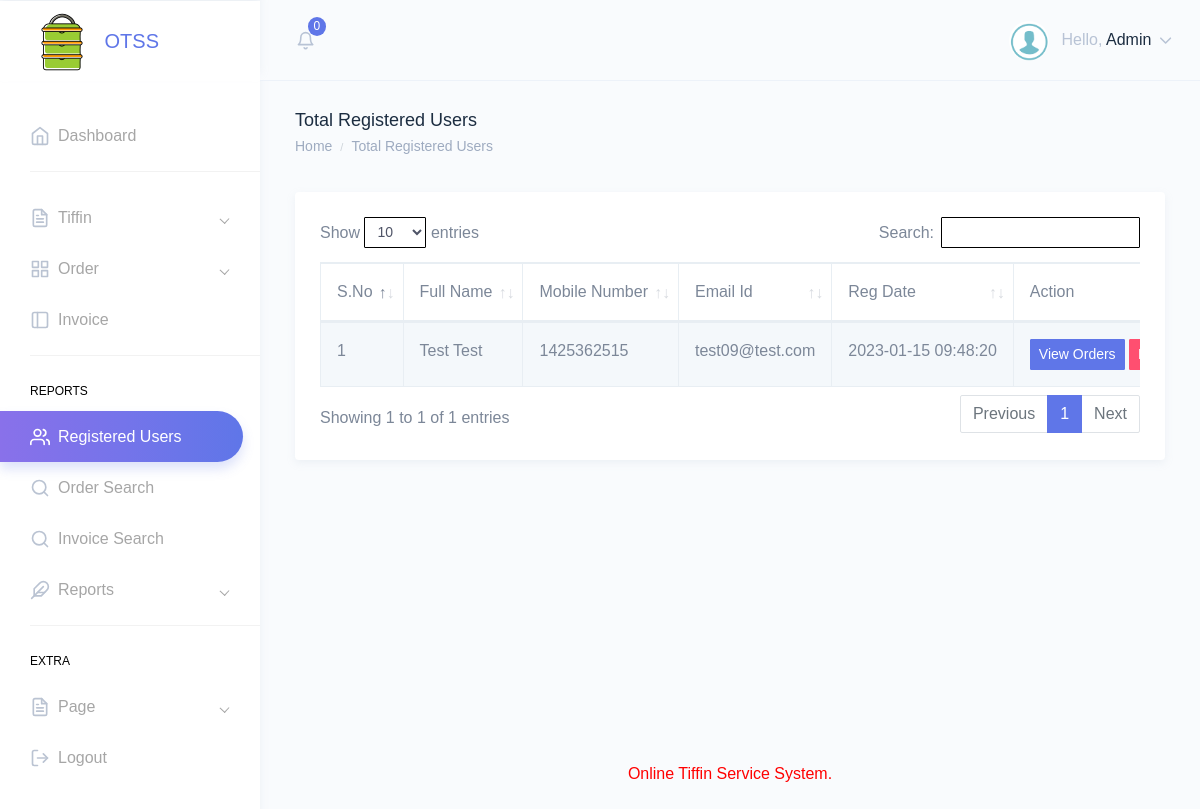
The page /otss/admin/registered-users.php (signed in) on the database its author committed.
### tables this page shows
CREATE TABLE `tbluser` (
  `ID` int(10) NOT NULL,
  `FullName` varchar(200) DEFAULT NULL,
  `MobileNumber` bigint(10) DEFAULT NULL,
  `Email` varchar(200) DEFAULT NULL,
  `Password` varchar(200) DEFAULT NULL,
  `RegDate` timestamp NULL DEFAULT current_timestamp()
);

### otss/admin/registered-users.php (the view, shortened to what this page needs)
<?php
include('includes/dbconnection.php');
if (strlen($_SESSION['otssaid']==0)) {
  header('location:logout.php');
  } else{
  ?>
<!DOCTYPE html>
<html dir="ltr" lang="en">
<head>
    <link href="assets/extra-libs/datatables.net-bs4/css/dataTables.bootstrap4.css" rel="stylesheet">
    <link href="dist/css/style.min.css" rel="stylesheet">
</head>
<body>
    <div id="main-wrapper" data-theme="light" data-layout="vertical" data-navbarbg="skin6" data-sidebartype="full" data-sidebar-position="fixed" data-header-position="fixed" data-boxed-layout="full">
         <?php include_once('includes/header.php');?>
        <?php include_once('includes/sidebar.php');?>
        <div class="page-wrapper">
            <div class="page-breadcrumb">
                <div class="row">
                    <div class="col-7 align-self-center">
                        <h4 class="page-title text-truncate text-dark font-weight-medium mb-1">Total Registered Users</h4>
                        <div class="d-flex align-items-center">
                            <nav aria-label="breadcrumb">
                                <ol class="breadcrumb m-0 p-0">
                                    <li class="breadcrumb-item"><a href="dashboard.php" class="text-muted">Home</a></li>
                                    <li class="breadcrumb-item text-muted active" aria-current="page">Total Registered Users</li>
                                </ol>
                            </nav>
                        </div>
                    </div>
                </div>
            </div>
            <div class="container-fluid">
                <div class="row">
                    <div class="col-12">
                        <div class="card">
                            <div class="card-body">
                                <div class="table-responsive">
                                    <table id="zero_config" class="table table-striped table-bordered no-wrap">
                                        <thead>
                                            <tr>
                                                <th>S.No</th>
                                                <th>Full Name</th>
                                                <th>Mobile Number</th>
                                                <th>Email Id</th>
                                                <th>Reg Date</th>
                                                <th>Action</th>
                                            </tr>
                                        </thead>
                                        <tbody>
                                            <?php
$sql="SELECT * from tbluser";
$query = $dbh -> prepare($sql);
$query->execute();
$results=$query->fetchAll(PDO::FETCH_OBJ);
$cnt=1;
if($query->rowCount() > 0)
{
foreach($results as $row)
{               ?>
                                            <tr>
                                                <td><?php echo htmlentities($cnt);?></td>
                                                <td><?php  echo htmlentities($row->FullName);?></td>
                                                <td><?php  echo htmlentities($row->MobileNumber);?></td>
                                                <td><?php  echo htmlentities($row->Email);?></td>
                                                <td><?php  echo htmlentities($row->RegDate);?></td>
                                                <td><a href="user-orders.php?uid=<?php echo htmlentities ($row->ID);?>&&uname=<?php echo htmlentities ($row->FullName);?>" class="btn btn-primary btn-sm" target="_blank">View Orders</a>
<a href="registered-users.php?del=<?php echo htmlentities ($row->ID);?>" class="btn btn-danger btn-sm" onClick="return confirm('All order associated with this user also deleted. Click Ok for delete');">Delete</a>
                                                </td>
                                            </tr>
                                    <?php $cnt=$cnt+1;}} ?>
                                        </tbody>
                                    </table>
                                </div>
                            </div>
                        </div>
                    </div>
                </div>
            </div>
         <?php include_once('includes/footer.php');?>
        </div>
    </div>
</body>
</html>
<?php }  ?>

### otss/admin/includes/header.php (shortened to what this page needs)
<header class="topbar" data-navbarbg="skin6">
            <nav class="navbar top-navbar navbar-expand-md">
                <div class="navbar-header" data-logobg="skin6">
                    <div class="navbar-brand">
                        <a href="dashboard.php">
                            <b class="logo-icon">
                                <img src="assets/images/logo-icon.png" alt="homepage" class="dark-logo" />
                            </b>
                           <strong>OTSS</strong>
                        </a>
                    </div>
                </div>
                <div class="navbar-collapse collapse" id="navbarSupportedContent">
                    <ul class="navbar-nav float-left mr-auto ml-3 pl-1">
                        <li class="nav-item dropdown">
                            <?php
                        $sql ="SELECT * from  tblorder where Status is null ";
$query = $dbh -> prepare($sql);
$query->execute();
$totneworder=$query->rowCount();
?>
                            <a class="nav-link dropdown-toggle pl-md-3 position-relative" href="javascript:void(0)"
                                id="bell" role="button" data-toggle="dropdown" aria-haspopup="true"
                                aria-expanded="false">
                                <span><i data-feather="bell" class="svg-icon"></i></span>
                                <span class="badge badge-primary notify-no rounded-circle"><?php echo htmlentities($totneworder);?></span>
                            </a>
                        </li>
                    </ul>
                    <ul class="navbar-nav float-right">
                        <li class="nav-item dropdown">
                            <a class="nav-link dropdown-toggle" href="javascript:void(0)" data-toggle="dropdown"
                                aria-haspopup="true" aria-expanded="false">
                                <img src="assets/images/users/images.png" alt="user" class="rounded-circle"
                                    width="40">
                                    <?php
$aid=$_SESSION['otssaid'];
$sql="SELECT AdminName,Email from  tbladmin where ID=:aid";
$query = $dbh -> prepare($sql);
$query->bindParam(':aid',$aid,PDO::PARAM_STR);
$query->execute();
$results=$query->fetchAll(PDO::FETCH_OBJ);
$cnt=1;
if($query->rowCount() > 0)
{
foreach($results as $row)
{               ?>
                                <span class="ml-2 d-none d-lg-inline-block"><span>Hello,</span> <span
                                        class="text-dark"><?php  echo $row->AdminName;?></span> <i data-feather="chevron-down"
                                        class="svg-icon"></i></span><?php $cnt=$cnt+1;}} ?>
                            </a>
                        </li>
                    </ul>
                </div>
            </nav>
        </header>

### rows shown on the page
tbluser: FullName "Test Test", MobileNumber "1425362515", Email "test09@test.com", RegDate "2023-01-15 09:48:20"

### other values the page prints
$totneworder "0"
$row->AdminName "Admin"
